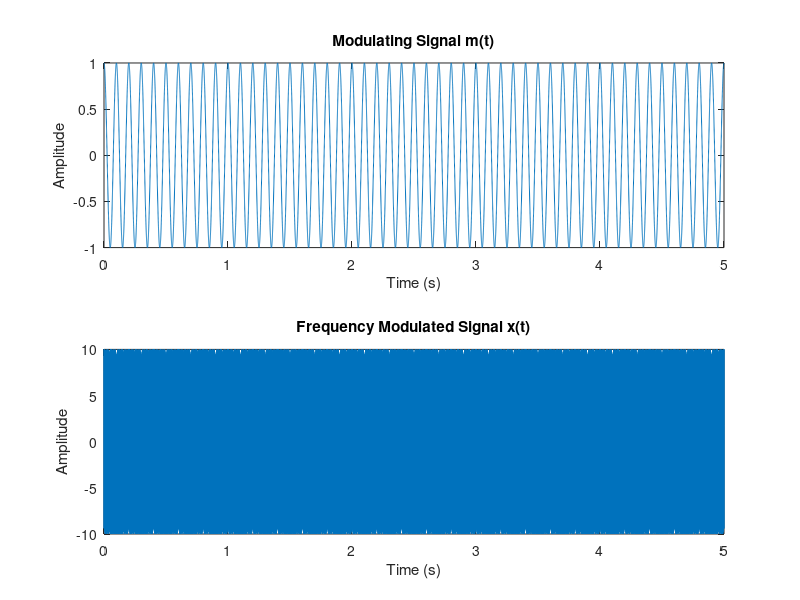
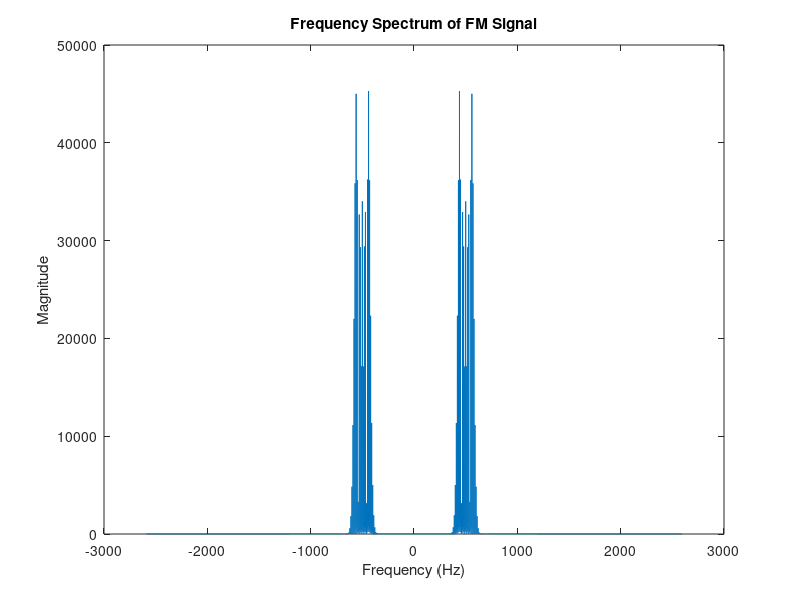
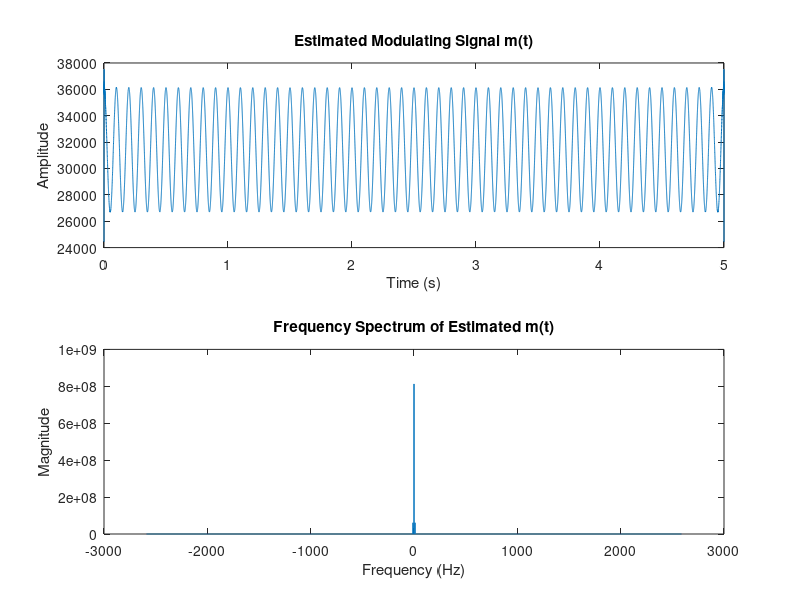

Write MATLAB code to recreate these figures, in order.
clear all
close all

fm = 10;
f_c = 500;
deltaf = 7.5;
fs = 10 * (deltaf + f_c + fm);
ts = 1 / fs;

t = 0:ts:5;
m_t = cos(2 * pi * fm * t);

k_f = deltaf * fm;%%%%%%%%%%%%%%%%%%%%%%%%%%%%%%%
m_t_int = sin(2 * pi * fm * t) / (2 * pi * fm);
x_t = 10 * cos(2 * f_c * pi * t + 2 * pi * k_f * m_t_int);

% Derivation of m(t) using the Hilbert transform (A) TAKING THE DERIVATIVE 
x_diff_t = -10 * sin(2 * f_c * pi * t + 2 * pi * k_f * m_t_int) .* (2 * f_c * pi + 2 * pi * k_f * m_t);
%m_t_est = (abs(hilbert(x_diff_t)) - 2 * f_c * pi) / (2 * pi * k_f);
m_t_est = abs(hilbert(x_diff_t))  ;  %%%%% (B)THE ABOVE LINE IS CORRECT , BUT THIS IS FOR ENVELOPE DETECTION USING HOBBERT

% Frequency domain representations
M_f_est = fft(m_t_est);
X_f = fft(x_t);
freq_axis = linspace(-fs / 2, fs / 2, length(X_f));

% Plotting
figure;
subplot(2, 1, 1);
plot(t, m_t);
title('Modulating Signal m(t)');
xlabel('Time (s)');
ylabel('Amplitude');

subplot(2, 1, 2);
plot(t, x_t);
title('Frequency Modulated Signal x(t)');
xlabel('Time (s)');
ylabel('Amplitude');

figure;
plot(freq_axis, fftshift(abs(X_f)));
title('Frequency Spectrum of FM Signal');
xlabel('Frequency (Hz)');
ylabel('Magnitude');
%%%%%%%%%%%%%%%%%%%%NOW COMES THE SECOND PART POTTING 
figure;
subplot(2, 1, 1);
plot(t, m_t_est);
title('Estimated Modulating Signal m(t)');
xlabel('Time (s)');
ylabel('Amplitude');

subplot(2, 1, 2);
plot(freq_axis, fftshift(abs(M_f_est)));
title('Frequency Spectrum of Estimated m(t)');
xlabel('Frequency (Hz)');
ylabel('Magnitude');
